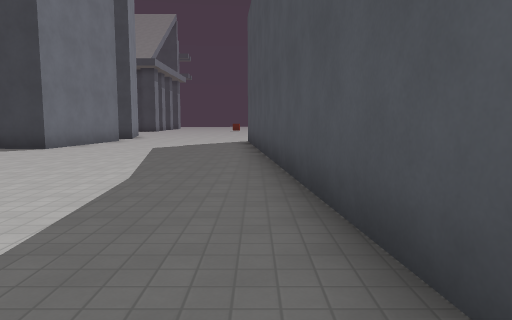
[1] (above)

21 first-person views from a walk through a Godot game level. The camera is 1.5 m above the floor, tilts 6° down and sees 70° across. The floor is counted in squares, 2 m on a side. Each view is taken from the middle of a square. On the plan, view 1 faces up. The plan holds only what a view shows up to about 11 squares ahead; the rest is blank. The place goes on beyond the plan. Surface patterns are stand-ins for the level's own textures.

[2]
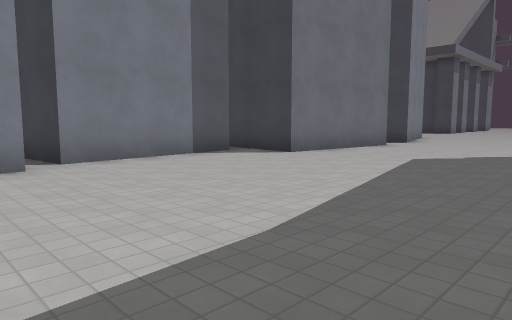

[3]
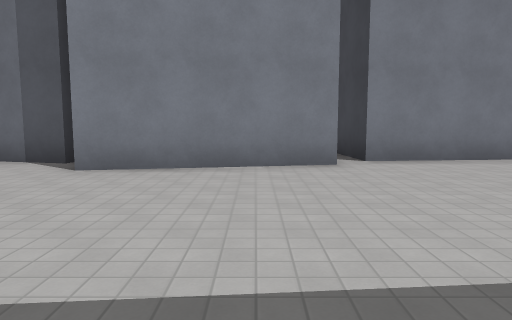

[4]
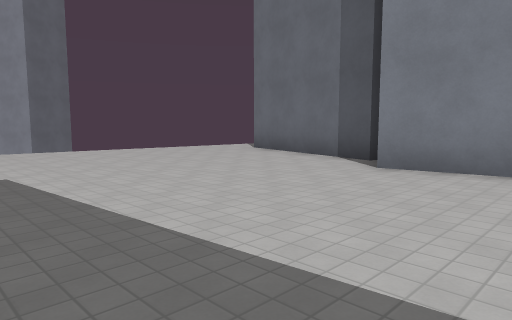

[5]
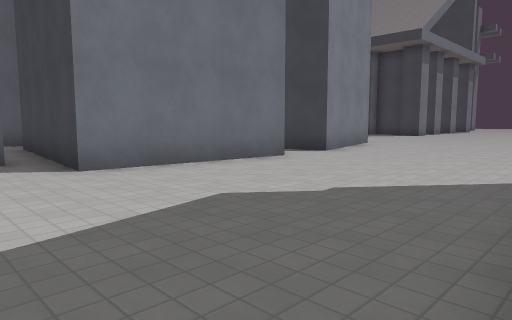

[6]
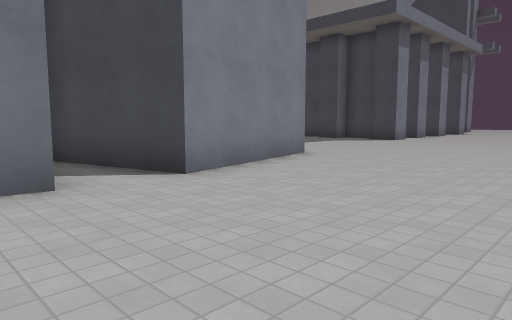

[7]
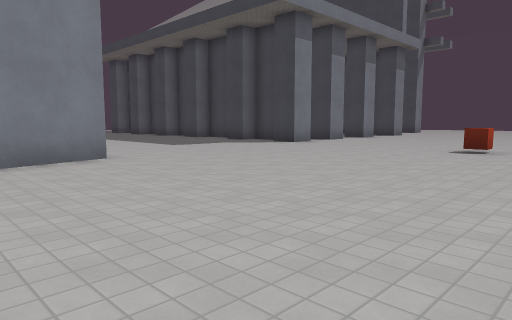

[8]
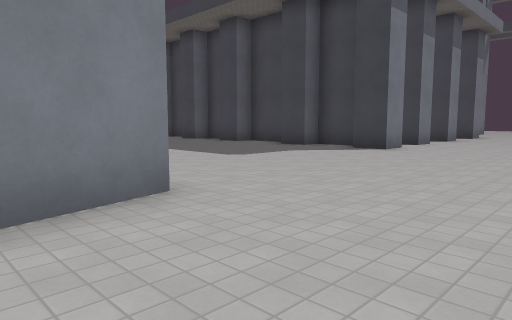

[9]
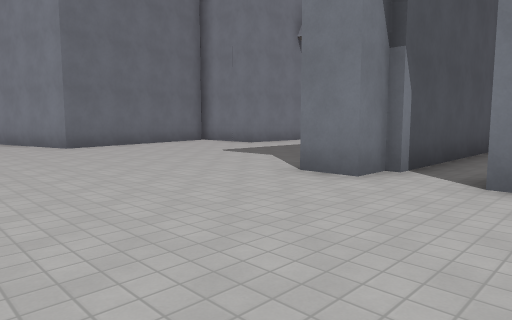

[10]
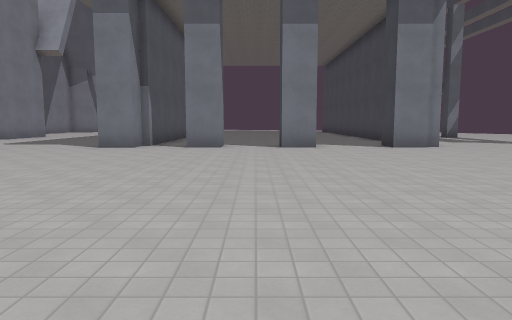

[11]
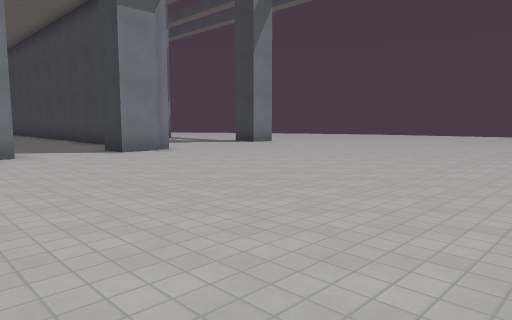

[12]
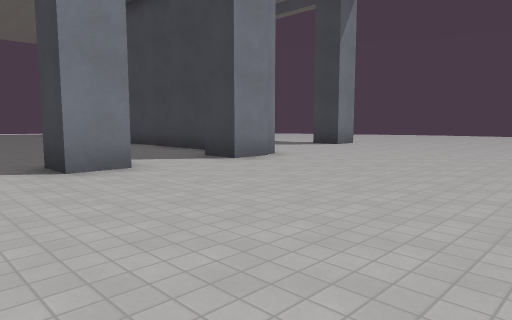

[13]
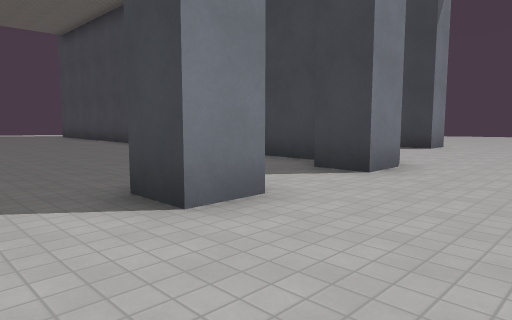

[14]
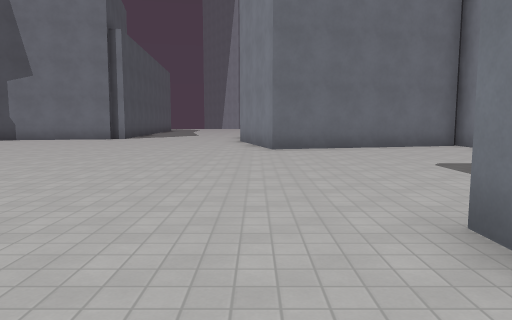

[15]
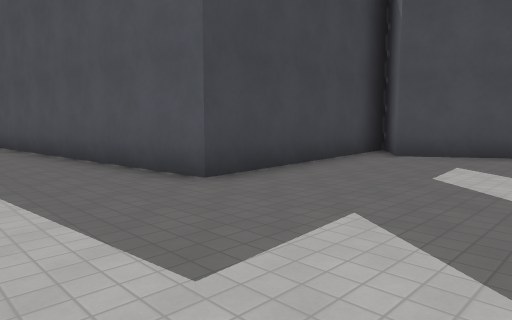

[16]
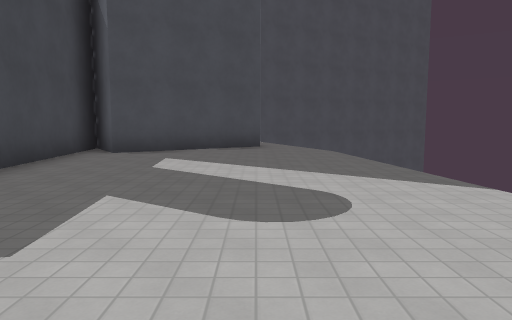

[17]
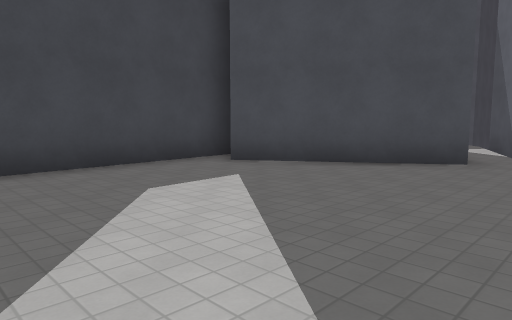

[18]
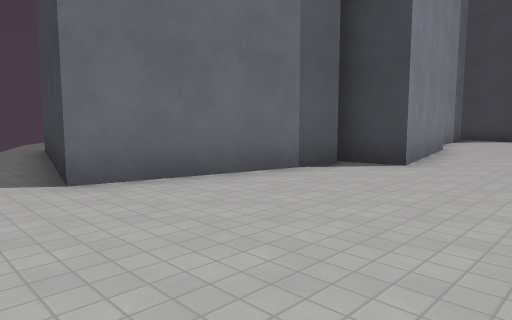

[19]
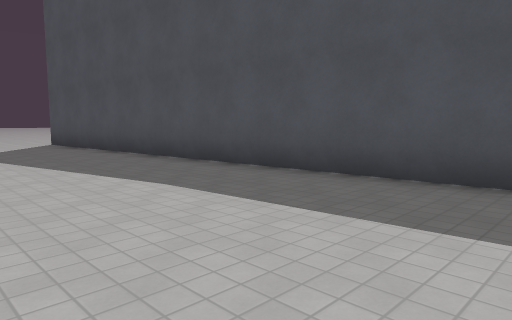

[20]
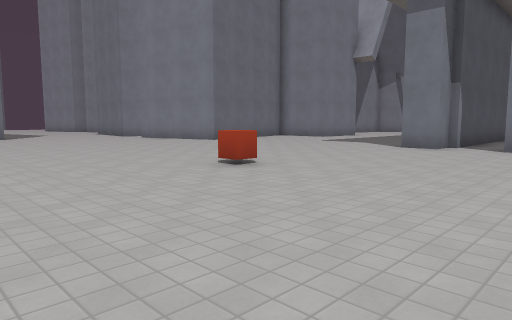

[21]
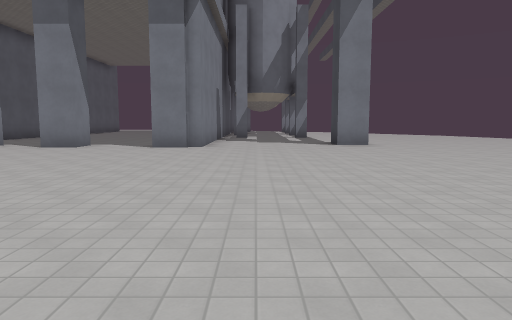

### Floor plan
Points are (right, up) in squares from view 1. A wall is a line through its corners. A room is listed if a view was taken in it or the views show most of it. See-through windows are left out.
Room 1 (views 1, 2, 3, 4, 5, 6, 7, 8, 9, 10, 11, 12, 13, 14, 15, 16, 17, 18, 19, 20, 21)
walls: (-5.3, 14.3) (-5.8, 10) (-8.9, 10.3); (-8.4, 28.5) (-7.6, 28.5) (-7.6, 27.5) (-8.5, 27.5); (-10.5, 19.1) (-6.4, 20.1) (-5.4, 16) (-8.6, 15.2); (-7.6, 31) (-7.6, 29.9); (-7.3, 9.4) (-6.9, 5.1); (-10.5, 28.7) (-8.2, 28.7); (-8.1, 33.8) (-7.6, 33.8) (-7.6, 32.7) (-8.6, 32.7); (-6.4, 4.4) (-5.6, 0.2) (-6.9, 0); (-7.6, 37) (-7.6, 36) (-8.6, 36); (-7.8, 37.5) (-7.8, 37); (-9.2, 36.9) (-10.5, 36.9); (-6.5, -0.4) (-7.5, -4.6) (-10.5, -3.9); (8.1, -4.1) (5.7, -0.6) (7.3, 0.5) (0.9, -0.1) (-0.2, 12.9); (12.6, -4) (13.9, -3.2)
ways out: gap at (12, -4)
objects: other object (-1, 27)

Positions as (right, up) in squares from view 1, and headings:
1: (0, 0), facing up
2: (0, 3), facing up-left
3: (0, 3), facing left
4: (0, 3), facing down-left
5: (0, 8), facing up-left
6: (-1, 13), facing up-left
7: (1, 17), facing up-left
8: (-3, 18), facing up-left
9: (-3, 31), facing down-left
10: (3, 32), facing left
11: (1, 32), facing up-left
12: (-2, 31), facing up-left
13: (-5, 31), facing up-left
14: (-6, 30), facing down
15: (-2, -4), facing up-right
16: (-3, -4), facing right
17: (1, -6), facing up-right
18: (-3, -6), facing up-left
19: (-4, 1), facing up-right
20: (3, 32), facing down-left
21: (3, 39), facing left
